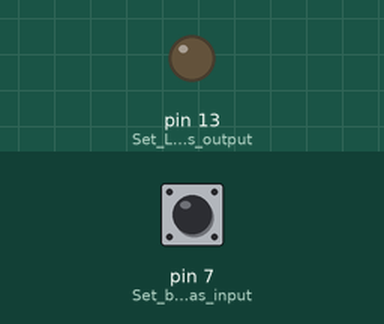
Simulated run of this sketch. Board: Arduino Uno, built with avr-gcc and run on an emulated ATmega328P. On the bench: output pins drawn as LEDs (lit = HIGH). The inputs (shaded band) are chosen by the test bench; at power-on: pin 7 (Set_button_pin_as_input) LOW. What the sketch prints to the serial monitor is not drawn.

Above: at 1.2 s.
1.3 s: pin 7 (Set_button_pin_as_input) pulled HIGH for 0.15 s
At 1.37 s:
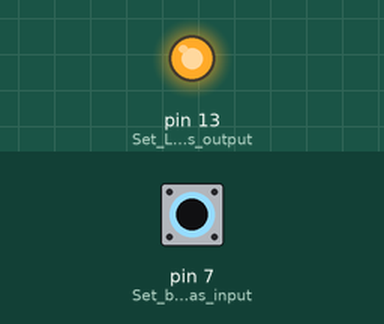
2.9 s: pin 7 (Set_button_pin_as_input) pulled HIGH for 3.2 s
At 7.3 s:
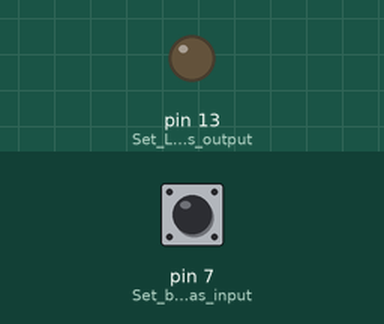
Timing chart, 0 to 8.8 s (numbered marks = the images above; inputs shaded):
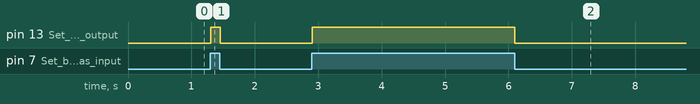

The sketch:

pushbutton-rominayri-v3-13_12.ino
```cpp
int buttonState;

void setup() {
  pinMode(13, OUTPUT);   // Set LED pin as output
  pinMode(7, INPUT); // Set button pin as input
  Serial.begin(9600);
}

void loop() {
  buttonState = digitalRead(7); // Read button state
  digitalWrite(13, buttonState);    // Set LED to match button state
  Serial.println(buttonState);

}
```

Measured:
- after the input at 1.3 s, pin 13 (Set_LED_pin_as_output): LOW → HIGH at once, → LOW 0.15 s later
- after the input at 2.9 s, pin 13 (Set_LED_pin_as_output): LOW → HIGH at once, → LOW 3.2 s later
